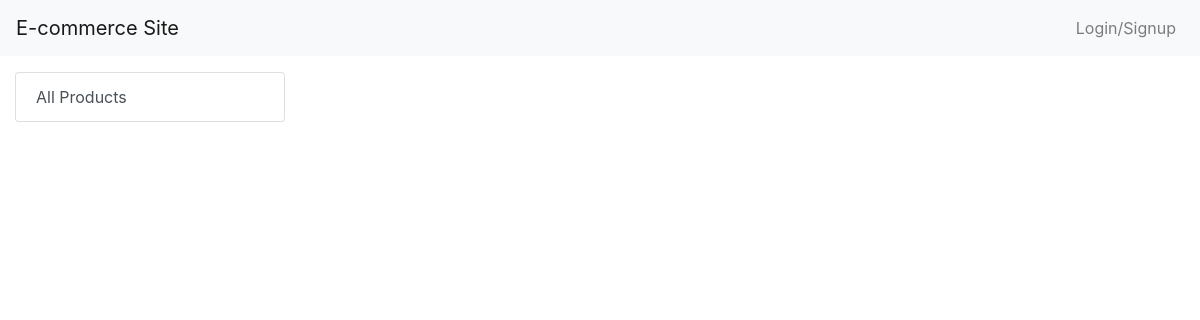
/home/, run on an earlier commit of the app's database.
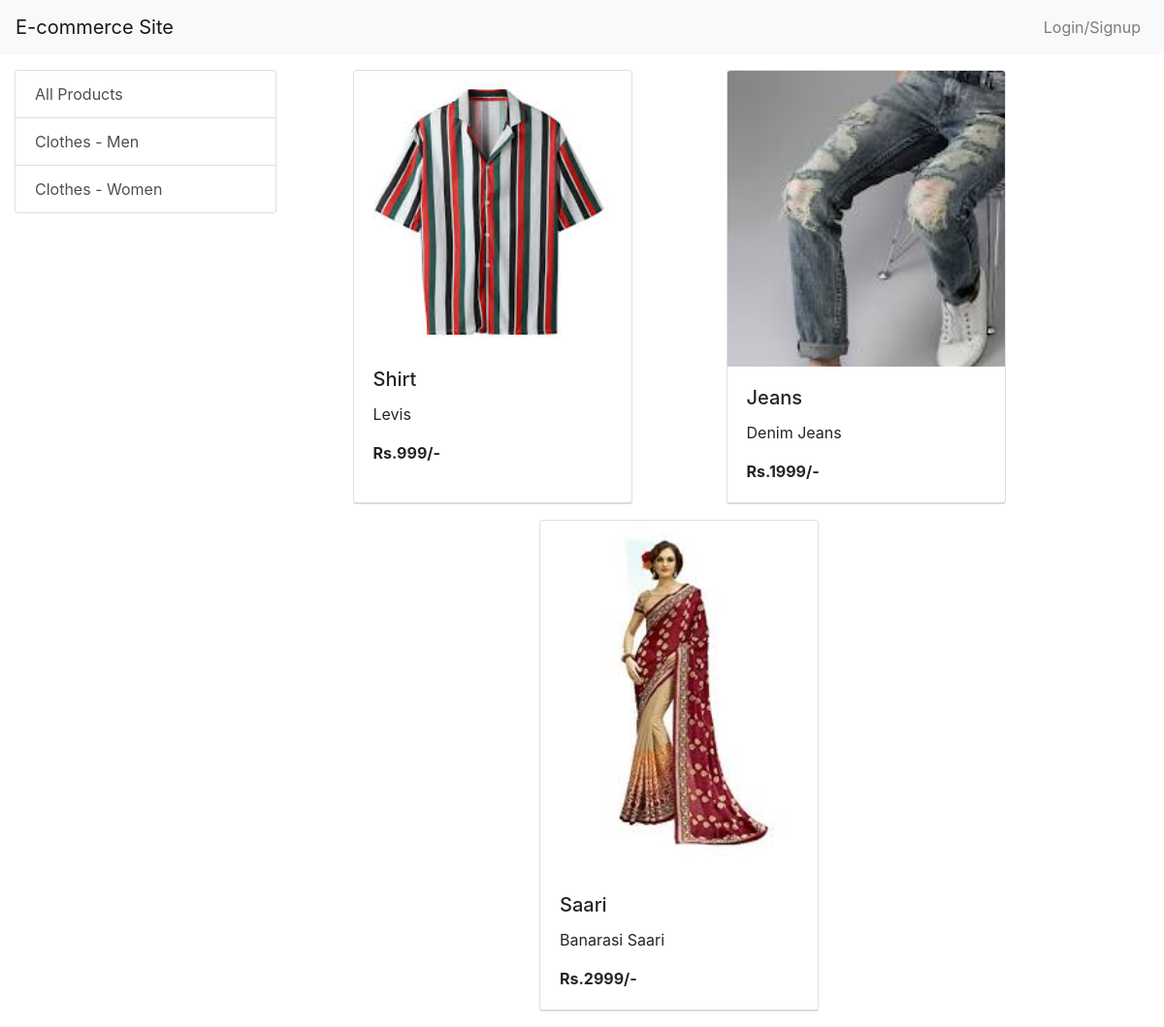
And on a later commit of the database.
### store/models/category.py (models this page shows, shortened)
class Category(models.Model):
    name = models.CharField(max_length=20)
    @staticmethod
    def get_all_categories():
        return Category.objects.all()

### store/models/product.py (models this page shows, shortened)
class Product(models.Model):
    name = models.CharField(max_length=50)
    price = models.IntegerField(default=0)
    category = models.ForeignKey(Category, on_delete=models.CASCADE)
    description = models.CharField(max_length=200, default='')
    image = models.ImageField(upload_to='upload/products_images/')
    @staticmethod
    def get_all_products():
        return Product.objects.all()

### store/views.py (the view)
# urls.py: url('home/', index),
def index(request):
    if request.method == "GET":
        product_list = Product.get_all_products() if not request.GET.get('category') \
            else Product.get_all_products_by_category(request.GET.get('category'))
        content = {
            'productList': product_list,
            'categories': Category.get_all_categories(),
        }
        return render(request, 'orders/index.html', content)
    remove = request.POST.get('remove', 0)
    cart = Customer.remove_product_from_cart(request) if remove else Customer.add_product_to_cart(request)
    request.session['cart'] = cart
    return redirect(index)

### store/templates/orders/index.html (shortened to what this page needs)
{% extends 'base.html' %}
{% block content %}
{% load cart %}
<div class="container-fluid mt-3">
    <div class="row">
        <div class="col-lg-3">
            <div class="list-group">
                <a href="/home/" class="list-group-item
                list-group-item-action ">All Products </a>
                {% for category in categories%}
                <a href="/home/?category={{category.id}}" class="list-group-item
                list-group-item-action ">{{category.name}} </a>
                {% endfor %}
            </div>
        </div>
        <div id="product" class="col-lg-8">
            <div class="row mx-auto">
                {% for item in productList %}
                <div class="card mx-auto mb-3" style="width: 18rem;">
                    <img class="card-img-top" src="{{item.image.url}}" alt="Card image cap">
                    <div class="card-body">
                        <h5 class="card-title">{{item.name|title}}</h5>
                        <p class="card-text">{{item.description}}</p>
                        <p class="card-text"><strong>Rs.{{item.price}}/-</strong></p>
                    </div>
                    <div class="card-footer p-0 no-gutters">
                    </div>
                </div>
                {% endfor %}
            </div>
        </div>
    </div>
</div>
{% endblock %}

### store/templates/base.html (shortened to what this page needs)
<!doctype html>
<html lang="en">
<head>
    <link rel="stylesheet" href="https://maxcdn.bootstrapcdn.com/bootstrap/4.0.0/css/bootstrap.min.css"
>
</head>
<body
    style="background-image: url(https://encrypted-tbn0.gstatic.com/images?q=tbn%3AANd9GcQw88j1UKI-E2rj1nIWeZWnPH1cnlf8doDT-w&usqp=CAU);background-repeat: no-repeat;background-size: 100% 100%;background-attachment: fixed;">
    <nav class="navbar navbar-expand-lg navbar-light bg-light">
        <a class="navbar-brand" href="/home/">E-commerce Site</a>
        <div class="collapse navbar-collapse" id="navbarSupportedContent">
            <ul class="navbar-nav my-2 my-lg-0">
                {% if request.session.customerId %}
                <li class="nav-item">
                    <a class="nav-link" href="/cart/">Cart <span class="sr-only">(current)</span></a>
                </li>
                <li class="nav-item">
                    <a class="nav-link" href="/orders/">Order <span class="sr-only">(current)</span></a>
                </li>
                <li class="nav-item">
                    <a class="nav-link" href="/logout/">Logout <span class="sr-only">(current)</span></a>
                </li>
                {% else %}
                <li class="nav-item">
                    <a class="nav-link" href="/login/">Login/Signup <span class="sr-only">(current)</span></a>
                </li>
                {% endif %}
            </ul>
        </div>
    </nav>
    {% block content%}
    {% endblock %}
</body>
</html>

What changed in the data, as far as the page shows it:
added Category: name "Clothes - Men"
added Category: name "Clothes - Women"
added Product: image (picture), name "Shirt", description "Levis", price "999"
added Product: image (picture), name "Jeans", description "Denim Jeans", price "1999"
added Product: image (picture), name "Saari", description "Banarasi Saari", price "2999"
